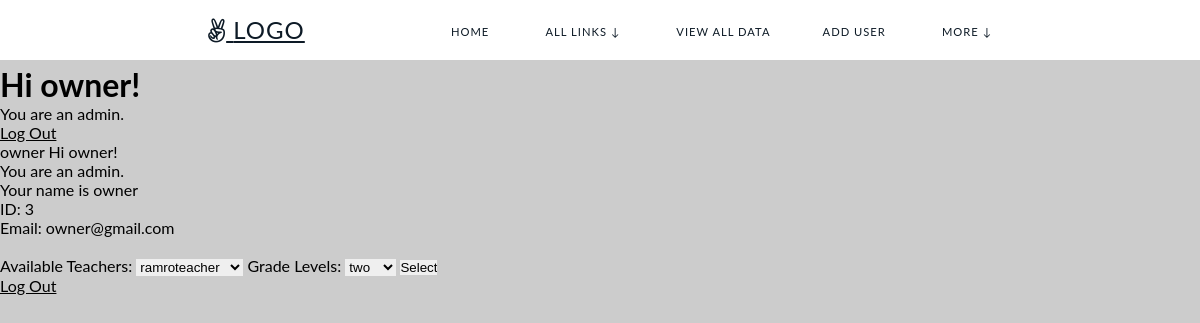
The app's page /users/add_teacher_to_grade (signed in) with its own data.
### users/models.py (models this page shows)
class CustomUser(AbstractUser):
    email = models.EmailField(_('email address'))
    role = models.CharField(_('role'), max_length=250)
    USERNAME_FIELD = 'username'
    REQUIRED_FIELDS = ('email',)
    objects = CustomUserManager()
    def __str__(self):
        return self.username

### users/views.py (the view)
# urls.py: path('add_teacher_to_grade', views.add_teacher_to_grade, name='add_teacher_to_grade'),
def add_teacher_to_grade(request):
    teachers = TeachersNew.objects.all()
    gradelevels = GradeLevel.objects.all()
    if request.method == "POST":
        form = CreateGradeLevelTeacherForm(request.POST)
        print(form)
        if form.is_valid():
            print("valid")
            form.save()
    return render(request, "add_teacher_to_grade.html", context={"teachers": teachers, "gradelevels": gradelevels})

### templates/add_teacher_to_grade.html (shortened to what this page needs)
{% extends 'base.html' %}
{% block content %}
<body>
    {{user}}
    {% if user.is_authenticated %}
        {% if user.role == "student" or user.role == "teacher" %}
            you are not an admin
        {% elif user.role == "admin" %}
            Hi {{ user.username }}!<br>
            You are an admin.<br>
            Your name is {{ user.username }}<br>
            ID: {{ user.id }}<br>
            Email: {{ user.email }}
            <br><br>
            <form action="" method="POST">
                Available Teachers:
                <select name="teacher_id" id="teacher_id">
                    {% for teacher in teachers %}
                        <option value="{{teacher.id}}">{{ teacher.username }}</option>
                    {% endfor %}
                </select>
                Grade Levels:
                <select name="gradelevel_id" id="gradelevel_id">
                    {% for gradelevel in gradelevels %}
                        <option value="{{gradelevel.id}}">{{ gradelevel.gradelevel_name }}</option>
                    {% endfor %}
                </select>
                <input type="submit" value="Select">
            </form>
        {% else %}
            error: you dont have any role
        {% endif %}
        <p><a href="{% url 'logout_view' %}">Log Out</a></p>
    {% else %}
        <p>You are not logged in</p>
        <a href="{% url 'login_view' %}">Log In</a>
    {% endif %}
</body>
{% endblock %}

### templates/base.html (shortened to what this page needs)
<!DOCTYPE html>
<html lang="en">
<head>
</head>
<link href="https://stackpath.bootstrapcdn.com/font-awesome/4.7.0/css/font-awesome.min.css" rel="stylesheet">
<body style="overflow: scroll; padding-top: 65px; ">
    <nav id="navbar" class="">
        <div class="nav-wrapper">
          <div class="logo">
            <a href="{% url 'home' %}"><i class="fa fa-angellist"></i> Logo</a>
          </div>
          <ul id="menu">
            <li><a href="{% url 'home' %}">Home</a></li>
            {% if user.role == "admin" %}
                <li>
                    <div class="dropdown">
                        <a>All Links ↓</a>
                    </div>
                </li>
                <li><a href="{% url 'viewalldata' %}">View all data</a></li>
                <li><a href="{% url 'add_user' %}">Add User</a></li>
            {% endif %}
            <li>
                <div class="dropdown">
                    <a>More ↓</a>
                </div>
            </li>
          </ul>
        </div>
      </nav>
    <main>
        {% if user.is_authenticated %}
            <h1>Hi {{user}}!</h1>
            {% if user.role == "student" %}
                You are a student.<br>
            {% elif user.role == "teacher" %}
                You are a teacher.<br>
            {% elif user.role == "admin" %}
                You are an admin.<br>
            {% else %}
                You don't have any role.
            {% endif %}
            <p><a href="{% url 'logout_view' %}">Log Out</a></p>
            {% block content %}
            {% endblock %}
        {% endif %}
    </main>
</body>
</html>

### templates/base.html (style rules this page uses)
a { text-decoration: none; font-size: 22px; color: black; }
* { margin: 0; }
body { background-color: #e8f5ff; font-family: Arial; overflow: scroll; }
* { border: 0; box-sizing: border-box; margin: 0; padding: 0; }
body { background: rgb(250, 250, 250) url(http://lorempixel.com/1920/1080/nature/); font-family: Lato, Helvetica, Arial, sans-serif; }
a { color: inherit; font-family: inherit; font-size: inherit; text-decoration: underline; }
#navbar { background: white; color: rgb(13, 26, 38); position: fixed; top: 0; height: 60px; line-height: 60px; width: 100vw; z-index: 10; }
.nav-wrapper { margin: auto; text-align: center; width: 70%; }
.logo { float: left; margin-left: 28px; font-size: 1.5em; height: 60px; letter-spacing: 1px; text-transform: uppercase; }
#navbar ul { display: inline-block; float: right; list-style: none; margin-top: -2px; text-align: right; transition: transform 0.5s ease-out; -webkit-transition: transform 0.5s ease-out; }
@media (orientation: landscape) { #navbar ul { display: inline-block; } }
#navbar li { display: inline-block; }
#navbar li a { color: rgb(13, 26, 38); display: block; font-size: 0.7em; height: 50px; letter-spacing: 1px; margin: 0 20px; padding: 0 4px; position: relative; text-decoration: none; text-transform: uppercase; transition: all 0.5s ease; -webkit-transition: all 0.5s ease; }
#navbar li a:before, #navbar li a:after { content: ''; position: absolute; width: 0%; height: 1px; bottom: -1px; background: rgb(13, 26, 38); }
#navbar li a:before { left: 0; transition: 0.5s; }
#navbar li a:after { background: rgb(13, 26, 38); right: 0; }
.dropdown { position: relative; display: inline-block; text-align: left; padding: 4px; }

### records on screen
CustomUser: username "owner", id "3", email "owner@gmail.com"

### other values on screen
form field teacher_id "ramroteacher"
form field gradelevel_id "two"
